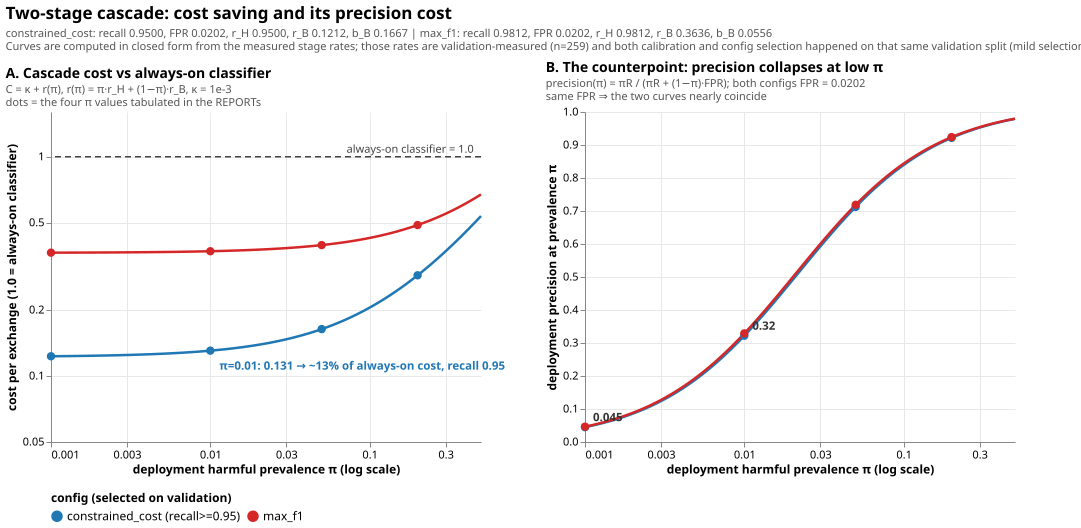

Python code for this plot:
#!/usr/bin/env python
"""Appendix chart 4: cascade cost vs deployment prevalence, and the precision counterpoint.

Data inline; all curves derived in closed form from the measured, prevalence-independent
stage rates (r_H, r_B, b_H, b_B) reported on the v2 validation split (n=259):
  scripts/model/results/ensemble_v2_final/REPORT.md         (objective: constrained_cost)
  scripts/model/results/ensemble_v2_final_maxf1/REPORT.md   (objective: max_f1)

Run with the aegis venv:
  /home/novaktj/aegis_env/bin/python chart4_cascade_cost_curve.py
"""
import json
import os

import altair as alt
import numpy as np
import pandas as pd
import vl_convert as vlc

OUT_SVG = os.path.join(os.path.dirname(os.path.abspath(__file__)),
                       "chart4_cascade_cost_curve.svg")

# --- measured stage rates (validation, n=259) -------------------------------
CONFIGS = {
    "constrained_cost (recall>=0.95)": dict(
        r_H=0.9500, r_B=0.1212, b_H=1.0000, b_B=0.1667,
        recall=0.9500, fpr=0.0202,
    ),
    "max_f1": dict(
        r_H=0.9812, r_B=0.3636, b_H=1.0000, b_B=0.0556,
        recall=0.9812, fpr=0.0202,
    ),
}
TABULATED_PI = [0.001, 0.01, 0.05, 0.2]   # the pi values tabulated in both REPORTs
KAPPA = 1e-3                              # c_probe / c_clf, upper end of the ~1e-4..1e-3 range


def routing_rate(pi, c):
    return pi * c["r_H"] + (1.0 - pi) * c["r_B"]


def precision(pi, c):
    R, F = c["recall"], c["fpr"]
    return pi * R / (pi * R + (1.0 - pi) * F)


pi_grid = np.logspace(np.log10(0.001), np.log10(0.5), 400)

curve_rows, point_rows = [], []
for name, c in CONFIGS.items():
    for pi in pi_grid:
        curve_rows.append(dict(config=name, pi=float(pi),
                               cost=float(KAPPA + routing_rate(pi, c)),
                               precision=float(precision(pi, c))))
    for pi in TABULATED_PI:
        point_rows.append(dict(config=name, pi=float(pi),
                               cost=float(KAPPA + routing_rate(pi, c)),
                               precision=float(precision(pi, c))))

curves = pd.DataFrame(curve_rows)
points = pd.DataFrame(point_rows)

COLORS = ["#1f77b4", "#d62728"]
color = alt.Color("config:N", title="config (selected on validation)",
                  scale=alt.Scale(domain=list(CONFIGS), range=COLORS),
                  legend=alt.Legend(orient="bottom", direction="horizontal",
                                    titleLimit=300, labelLimit=300))
x = alt.X("pi:Q",
          scale=alt.Scale(type="log", domain=[0.001, 0.5], nice=False),
          axis=alt.Axis(title="deployment harmful prevalence  π  (log scale)",
                        values=[0.001, 0.003, 0.01, 0.03, 0.1, 0.3],
                        format=".3~f", grid=True))

W, H = 430, 330

# --- Panel A: relative cost -------------------------------------------------
a_line = alt.Chart(curves).mark_line(strokeWidth=2.5).encode(
    x=x,
    y=alt.Y("cost:Q", scale=alt.Scale(type="log", domain=[0.05, 1.6], nice=False),
            axis=alt.Axis(title="cost per exchange  (1.0 = always-on classifier)",
                          format=".2~f", values=[0.05, 0.1, 0.2, 0.5, 1.0])),
    color=color,
)
a_pts = alt.Chart(points).mark_point(filled=True, size=70, opacity=1).encode(
    x=x, y="cost:Q", color=color,
    tooltip=["config:N", alt.Tooltip("pi:Q", format=".3f"),
             alt.Tooltip("cost:Q", format=".4f")],
)
a_ref = alt.Chart(pd.DataFrame({"y": [1.0]})).mark_rule(
    strokeDash=[6, 4], color="#444", strokeWidth=1.5).encode(y="y:Q")
a_ref_txt = alt.Chart(pd.DataFrame(
    {"y": [1.0], "pi": [0.45], "t": ["always-on classifier = 1.0"]})).mark_text(
    align="right", dy=-7, fontSize=11, color="#444").encode(x=x, y="y:Q", text="t:N")
a_call = alt.Chart(pd.DataFrame({
    "pi": [0.01], "cost": [KAPPA + routing_rate(0.01, CONFIGS["constrained_cost (recall>=0.95)"])],
    "t": ["π=0.01: 0.131 → ~13% of always-on cost, recall 0.95"]})).mark_text(
    align="left", dx=9, dy=16, fontSize=11.5, fontWeight="bold", color=COLORS[0]).encode(
    x=x, y="cost:Q", text="t:N")

panelA = (a_ref + a_line + a_pts + a_ref_txt + a_call).properties(
    width=W, height=H, title=alt.TitleParams(
        "A. Cascade cost vs always-on classifier",
        subtitle=["C = κ + r(π),  r(π) = π·r_H + (1−π)·r_B,  κ = 1e-3",
                  "dots = the four π values tabulated in the REPORTs"],
        anchor="start", fontSize=14, subtitleFontSize=11, subtitleColor="#555"))

# --- Panel B: deployment precision -----------------------------------------
b_line = alt.Chart(curves).mark_line(strokeWidth=2.5).encode(
    x=x,
    y=alt.Y("precision:Q", scale=alt.Scale(domain=[0, 1], nice=False),
            axis=alt.Axis(title="deployment precision at prevalence π", format=".1f")),
    color=color,
)
b_pts = alt.Chart(points).mark_point(filled=True, size=70, opacity=1).encode(
    x=x, y="precision:Q", color=color,
    tooltip=["config:N", alt.Tooltip("pi:Q", format=".3f"),
             alt.Tooltip("precision:Q", format=".4f")],
)
b_ann = alt.Chart(pd.DataFrame({
    "pi": [0.001, 0.01],
    "precision": [precision(0.001, CONFIGS["constrained_cost (recall>=0.95)"]),
                  precision(0.01, CONFIGS["constrained_cost (recall>=0.95)"])],
    "t": ["0.045", "0.32"]})).mark_text(
    align="left", dx=8, dy=-9, fontSize=11.5, fontWeight="bold", color="#333").encode(
    x=x, y="precision:Q", text="t:N")

panelB = (b_line + b_pts + b_ann).properties(
    width=W, height=H, title=alt.TitleParams(
        "B. The counterpoint: precision collapses at low π",
        subtitle=["precision(π) = πR / (πR + (1−π)·FPR);  both configs FPR = 0.0202",
                  "same FPR ⇒ the two curves nearly coincide"],
        anchor="start", fontSize=14, subtitleFontSize=11, subtitleColor="#555"))

chart = alt.hconcat(panelA, panelB, spacing=42).properties(
    title=alt.TitleParams(
        "Two-stage cascade: cost saving and its precision cost",
        subtitle=[
            "constrained_cost: recall 0.9500, FPR 0.0202, r_H 0.9500, r_B 0.1212, b_B 0.1667   |   "
            "max_f1: recall 0.9812, FPR 0.0202, r_H 0.9812, r_B 0.3636, b_B 0.0556",
            "Curves are computed in closed form from the measured stage rates; those rates are "
            "validation-measured (n=259) and both calibration and config selection happened on that "
            "same validation split (mild selection optimism).",
        ],
        anchor="start", fontSize=17, subtitleFontSize=11, subtitleColor="#555",
        offset=8, subtitlePadding=5),
).configure_view(stroke=None).configure_axis(
    labelFontSize=11, titleFontSize=12, gridColor="#e8e8e8"
).configure_legend(labelFontSize=12, titleFontSize=12)

svg = vlc.vegalite_to_svg(chart.to_json())
with open(OUT_SVG, "w") as f:
    f.write(svg)
print("wrote", OUT_SVG)
print(json.dumps(points.to_dict(orient="records"), indent=1))
